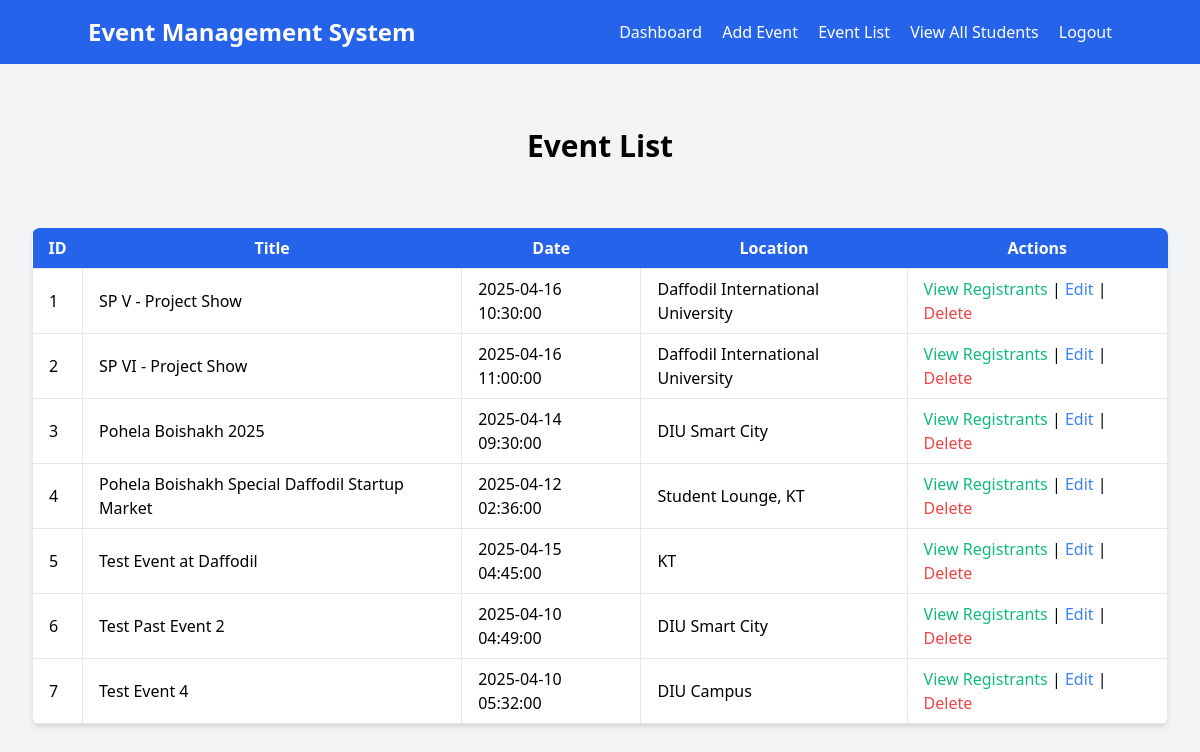
Page /admin/events.php (signed in) on the committed database.
### tables this page shows
CREATE TABLE `events` (
  `id` int(11) NOT NULL,
  `title` varchar(255) NOT NULL,
  `date` datetime NOT NULL,
  `location` varchar(255) NOT NULL,
  `description` text NOT NULL
);

### admin/events.php (the view, shortened to what this page needs)
<?php
include('../includes/db.php');
$sql = "SELECT * FROM events";
$result = $conn->query($sql);
?>
<!DOCTYPE html>
<html lang="en">
<head>
    <link href="https://cdn.jsdelivr.net/npm/tailwindcss@2.0.3/dist/tailwind.min.css" rel="stylesheet">
</head>
<body class="bg-gray-100">
    <?php include('../includes/navbar.php'); ?>
    <header class="text-center pt-16 pb-8">
        <h1 class="text-3xl font-bold">Event List</h1>
    </header>
    <main class="pt-8 pb-8 px-4 sm:px-6 lg:px-8 max-w-screen-xl mx-auto">
        <div class="overflow-x-auto bg-white shadow-md rounded-lg">
            <table class="table-auto w-full">
                <thead class="bg-blue-600 text-white">
                    <tr>
                        <th class="px-4 py-2">ID</th>
                        <th class="px-4 py-2">Title</th>
                        <th class="px-4 py-2">Date</th>
                        <th class="px-4 py-2">Location</th>
                        <th class="px-4 py-2">Actions</th>
                    </tr>
                </thead>
                <tbody>
                    <?php while ($event = $result->fetch_assoc()): ?>
                    <tr>
                        <td class="border px-4 py-2"><?= $event['id'] ?></td>
                        <td class="border px-4 py-2"><?= $event['title'] ?></td>
                        <td class="border px-4 py-2"><?= $event['date'] ?></td>
                        <td class="border px-4 py-2"><?= $event['location'] ?></td>
                        <td class="border px-4 py-2">
                            <a href="view_registrants.php?id=<?= $event['id'] ?>" class="text-green-500 hover:underline">View Registrants</a> |
                            <a href="edit_event.php?id=<?= $event['id'] ?>" class="text-blue-500 hover:underline">Edit</a> |
                            <a href="delete_event.php?id=<?= $event['id'] ?>" class="text-red-500 hover:underline">Delete</a>
                        </td>
                    </tr>
                    <?php endwhile; ?>
                </tbody>
            </table>
        </div>
    </main>
</body>
</html>

### rows in the picture
events: id "1", title "SP V - Project Show", date "2025-04-16 10:30:00", location "Daffodil International University"
events: id "2", title "SP VI - Project Show", date "2025-04-16 11:00:00", location "Daffodil International University"
events: id "3", title "Pohela Boishakh 2025", date "2025-04-14 09:30:00", location "DIU Smart City"
events: id "4", title "Pohela Boishakh Special Daffodil Startup Market", date "2025-04-12 02:36:00", location "Student Lounge, KT"
events: id "5", title "Test Event at Daffodil", date "2025-04-15 04:45:00", location "KT"
events: id "6", title "Test Past Event 2", date "2025-04-10 04:49:00", location "DIU Smart City"
events: id "7", title "Test Event 4", date "2025-04-10 05:32:00", location "DIU Campus"
